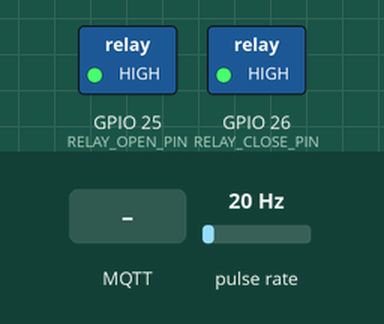
Recording of a sketch running on a simulated ESP32. Parts: switched loads named in the sketch (green lamp = pin HIGH). Wiring (inferred from the names in the program): pulse sensor: data GPIO 32. The inputs (shaded band) are chosen by the test bench; at power-on: pulse rate 20 Hz. WiFi joins after 1.5 s; servers stay silent unless stated; EEPROM starts erased; no MQTT or app messages arrive unless stated; web services answer with replies made up by the test bench; what the sketch prints to the serial monitor is not drawn.

Above: at 2.7 s.
2.8 s: MQTT message "MANUAL" arrives on the first subscribed topic
5.8 s: MQTT message "on" arrives on the first subscribed topic
7.3 s: MQTT message "open" arrives on the first subscribed topic
8.8 s: pulse rate (sensor on GPIO 32) set to 100 Hz
At 44.8 s:
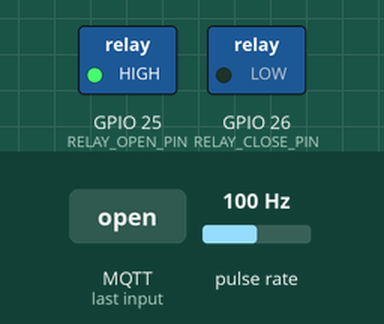
Timing chart, 0 to 46.2 s (numbered marks = the images above; inputs shaded):
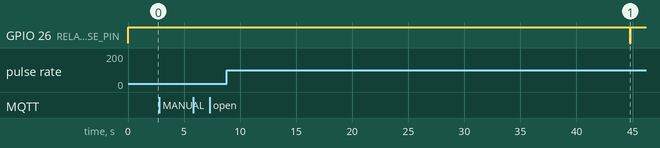

Measured:
- after the input at 2.8 s, every drawn part: stays the same
- after the input at 5.8 s, every drawn part: stays the same
- after the input at 7.3 s, every drawn part: stays the same
- after the input at 8.8 s, GPIO 26 (RELAY_CLOSE_PIN): HIGH → LOW after 36.0 s, → HIGH 0.10 s later

The sketch:

EvaraTap_Main.ino
```cpp
// EvaraTap ESP32 Flow Control System - CORRECTED VERSION
// MQTT Architecture exactly matching reference system with online/offline detection

#include <WiFi.h>
#include <PubSubClient.h>
#include <ArduinoJson.h>
#include <EEPROM.h>
#include <HTTPClient.h>

// --- WiFi Configuration ---
const char* WIFI_SSID = "1234";
const char* WIFI_PASSWORD = "123456789";

// --- MQTT Configuration - EXACTLY matching reference architecture ---
const char* MQTT_BROKER = "io.adafruit.com";
const int MQTT_PORT = 1883;
const char* MQTT_CLIENT_ID = "evaratap-esp32-01";
const char* AIO_USERNAME = "ADI08";
const char* AIO_KEY = "YOUR_ADAFRUIT_IO_KEY_HERE";

// MQTT Topics - CORRECTED to match dashboard expectations
const char* TOPIC_STATUS = "ADI08/feeds/esp32-status";
const char* TOPIC_DATA = "ADI08/feeds/esp32-data";
const char* TOPIC_COMMAND = "ADI08/feeds/esp32-commands";

// --- ThingSpeak Configuration ---
String apiKey = "87DIJFPJNZ6BOSS2";
const char* serverTS = "http://api.thingspeak.com/update";
String channelID = "2715858";
unsigned long uploadInterval = 15000;

// --- Pin Definitions ---
const int FLOW_SENSOR_PIN = 32;
const int RELAY_OPEN_PIN = 25;
const int RELAY_CLOSE_PIN = 26;

// --- Flow Sensor Configuration ---
const float PULSES_PER_LITER = 367.9;
const int PULSE_TIME = 100;

// --- EEPROM Configuration ---
#define EEPROM_SIZE 512
#define VOLUME_LIMIT_ADDR 0
#define AUTO_SHUTOFF_ADDR 4
#define TOTAL_VOLUME_ADDR 8
#define SYSTEM_MODE_ADDR 12

// --- Global Variables ---
WiFiClient wifiClient;
PubSubClient mqttClient(wifiClient);

// Flow sensor variables
volatile unsigned long pulseCount = 0;
volatile unsigned long lastPulseTimeISR = 0;
unsigned long previousPulseCount = 0;
float currentFlowRateLPS = 0.0;
float totalVolumeLiters = 0.0;

// Valve control variables
bool valveOpen = true;
bool valveStateChanged = false;
bool limitReached = false;
float volumeLimitLiters = 10.0;
float volumeAtValveOpen = 0.0;
float volumeSinceValveOpen = 0.0;
bool autoShutoffEnabled = true;

// System state variables
String systemMode = "AUTO";
bool manualOverride = false;
unsigned long currentOnTimeS = 0;
unsigned long valveOpenStartTime = 0;

// Non-blocking timers
unsigned long lastSensorRead = 0;
const long sensorReadInterval = 1000;

unsigned long lastDataPublish = 0;
const long dataPublishInterval = 10000;

unsigned long lastMqttReconnectAttempt = 0;
const long mqttReconnectInterval = 5000;

unsigned long lastThingSpeakUpload = 0;

// --- Function Prototypes ---
void setupWifi();
void callback(char* topic, byte* payload, unsigned int length);
boolean reconnectMqtt();
void publishSensorData();
void openValve();
void closeValve();
void resetSystem();
void saveSettings();
void loadSettings();

// -------------------- EEPROM FUNCTIONS --------------------
void saveSettings() {
  EEPROM.put(VOLUME_LIMIT_ADDR, volumeLimitLiters);
  EEPROM.put(AUTO_SHUTOFF_ADDR, autoShutoffEnabled);
  EEPROM.put(TOTAL_VOLUME_ADDR, totalVolumeLiters);

  int modeInt = (systemMode == "MANUAL") ? 1 : 0;
  EEPROM.put(SYSTEM_MODE_ADDR, modeInt);

  EEPROM.commit();
  Serial.printf("Settings saved to EEPROM (Mode: %s)\n", systemMode.c_str());
}

void loadSettings() {
  EEPROM.get(VOLUME_LIMIT_ADDR, volumeLimitLiters);
  EEPROM.get(AUTO_SHUTOFF_ADDR, autoShutoffEnabled);
  EEPROM.get(TOTAL_VOLUME_ADDR, totalVolumeLiters);

  int modeInt;
  EEPROM.get(SYSTEM_MODE_ADDR, modeInt);
  if (modeInt == 1) {
    systemMode = "MANUAL";
    manualOverride = true;
  } else {
    systemMode = "AUTO";
    manualOverride = false;
  }

  if (isnan(volumeLimitLiters) || volumeLimitLiters <= 0) {
    volumeLimitLiters = 10.0;
  }
  if (isnan(totalVolumeLiters) || totalVolumeLiters < 0) {
    totalVolumeLiters = 0.0;
    pulseCount = 0;
  } else {
    pulseCount = (unsigned long)(totalVolumeLiters * PULSES_PER_LITER);
  }

  Serial.println("Settings loaded from EEPROM");
}

// -------------------- ISR --------------------
void IRAM_ATTR flowSensorISR() {
  pulseCount++;
  lastPulseTimeISR = micros();
}

// -------------------- VALVE FUNCTIONS --------------------
void openValve() {
  if (!valveOpen && !limitReached) {
    digitalWrite(RELAY_OPEN_PIN, LOW);
    delay(PULSE_TIME);
    digitalWrite(RELAY_OPEN_PIN, HIGH);

    valveOpen = true;
    valveStateChanged = true;
    valveOpenStartTime = millis();
    volumeAtValveOpen = totalVolumeLiters;
    volumeSinceValveOpen = 0.0;

    Serial.println("Valve OPENED - water flowing");
  }
}

void closeValve() {
  if (valveOpen) {
    digitalWrite(RELAY_CLOSE_PIN, LOW);
    delay(PULSE_TIME);
    digitalWrite(RELAY_CLOSE_PIN, HIGH);

    valveOpen = false;
    valveStateChanged = true;
    valveOpenStartTime = 0;

    Serial.println("Valve CLOSED - water stopped");
  }
}

void resetSystem() {
  limitReached = false;
  totalVolumeLiters = 0;
  pulseCount = 0;
  previousPulseCount = 0;
  volumeAtValveOpen = 0;
  volumeSinceValveOpen = 0;

  Serial.println("System RESET - volume counter zeroed");
}

// -------------------- WiFi Setup Function ---
void setupWifi() {
  Serial.print("Connecting to WiFi: ");
  Serial.println(WIFI_SSID);
  WiFi.mode(WIFI_STA);
  WiFi.begin(WIFI_SSID, WIFI_PASSWORD);

  int attempts = 0;
  while (WiFi.status() != WL_CONNECTED && attempts < 30) {
    delay(500);
    Serial.print(".");
    attempts++;
  }

  if (WiFi.status() == WL_CONNECTED) {
    Serial.println("\nWiFi connected!");
    Serial.print("IP address: ");
    Serial.println(WiFi.localIP());
  } else {
    Serial.println("\nFailed to connect to WiFi. Will retry.");
  }
}

// -------------------- MQTT Message Callback ---
void callback(char* topic, byte* payload, unsigned int length) {
  Serial.print("📩 Message arrived on topic: ");
  Serial.println(topic);

  char message[length + 1];
  for (unsigned int i = 0; i < length; i++) {
    message[i] = (char)payload[i];
  }
  message[length] = '\0';

  Serial.print("📩 Payload: ");
  Serial.println(message);

  if (strcmp(topic, TOPIC_COMMAND) == 0) {
    StaticJsonDocument<256> doc;
    DeserializationError error = deserializeJson(doc, message);

    if (error) {
      Serial.printf("❌ Command parsing failed: %s\n", error.c_str());
      return;
    }

    const char* command = doc["command"];
    if (!command) {
      Serial.println("⚠️ Command payload missing 'command' key.");
      return;
    }

    Serial.printf("🎯 Executing command: %s\n", command);

    if (strcmp(command, "on") == 0 || strcmp(command, "open") == 0) {
      systemMode = "MANUAL";
      manualOverride = true;
      limitReached = false;
      openValve();
      saveSettings();

    } else if (strcmp(command, "off") == 0 || strcmp(command, "close") == 0) {
      systemMode = "MANUAL";
      manualOverride = true;
      closeValve();
      saveSettings();

    } else if (strcmp(command, "reset") == 0) {
      resetSystem();
      systemMode = "AUTO";
      manualOverride = false;
      saveSettings();

    } else if (strcmp(command, "auto") == 0) {
      systemMode = "AUTO";
      manualOverride = false;
      saveSettings();

    } else if (strcmp(command, "manual") == 0) {
      systemMode = "MANUAL";
      manualOverride = true;
      limitReached = false;
      saveSettings();
    }

    // Send immediate status update after command
    delay(500);
    publishSensorData();
  }
}

// -------------------- MQTT Reconnect Function ---
boolean reconnectMqtt() {
  Serial.print("🔄 Attempting MQTT connection...");
  if (mqttClient.connect(MQTT_CLIENT_ID, AIO_USERNAME, AIO_KEY)) {
    Serial.println(" ✅ Connected!");

    // Publish status message (retained)
    mqttClient.publish(TOPIC_STATUS, "online", true);
    Serial.printf("📤 Published to: %s\n", TOPIC_STATUS);

    // Subscribe to command topic
    mqttClient.subscribe(TOPIC_COMMAND, 1);
    Serial.printf("📡 Subscribed to: %s\n", TOPIC_COMMAND);

  } else {
    Serial.print(" ❌ Failed, rc=");
    Serial.print(mqttClient.state());
    Serial.println(" | Will retry...");
  }
  return mqttClient.connected();
}

// -------------------- Sensor Data Publishing - CORRECTED ---
void publishSensorData() {
  if (!mqttClient.connected()) {
    Serial.println("⚠️ MQTT not connected - skipping publish");
    return;
  }

  float flowRateLPM = currentFlowRateLPS * 60.0;
  unsigned long currentTime = millis();
  currentOnTimeS = valveOpen ? (currentTime - valveOpenStartTime) / 1000 : 0;

  // Create JSON payload - EXACTLY matching dashboard expectations
  StaticJsonDocument<512> doc;
  doc["device_heartbeat"] = true;                    // ✅ Critical for online detection
  doc["motor_state"] = valveOpen ? "ON" : "OFF";     // ✅ Valve state
  doc["manual_override"] = manualOverride;           // ✅ Mode indicator
  doc["current_on_time_s"] = currentOnTimeS;         // ✅ Session time
  doc["sensor_lockout"] = false;                     // ✅ System health

  // Flow-specific data
  doc["flow_rate_lpm"] = round(flowRateLPM * 10) / 10.0;
  doc["total_volume_liters"] = round(totalVolumeLiters * 10) / 10.0;
  doc["volume_since_open"] = round(volumeSinceValveOpen * 10) / 10.0;
  doc["volume_limit_liters"] = round(volumeLimitLiters * 10) / 10.0;
  doc["auto_shutoff_enabled"] = autoShutoffEnabled;
  doc["limit_reached"] = limitReached;
  doc["system_mode"] = systemMode;

  // System info
  doc["uptime_seconds"] = millis() / 1000;
  doc["wifi_rssi"] = WiFi.RSSI();

  char jsonBuffer[512];
  serializeJson(doc, jsonBuffer);

  Serial.printf("📤 Publishing to: %s\n", TOPIC_DATA);
  Serial.printf("📤 Data: %s\n", jsonBuffer);

  bool published = mqttClient.publish(TOPIC_DATA, jsonBuffer, false);
  if (published) {
    Serial.println("✅ Data published successfully!");
  } else {
    Serial.println("❌ Publish failed!");
  }
}

// -------------------- ThingSpeak Upload ---
void uploadToThingSpeak() {
  if (WiFi.status() == WL_CONNECTED) {
    HTTPClient http;
    String url = String(serverTS) + "?api_key=" + apiKey +
                 "&field1=" + String(currentFlowRateLPS * 60.0, 2) +
                 "&field2=" + String(totalVolumeLiters, 3) +
                 "&field3=" + String(valveOpen ? 1 : 0) +
                 "&field4=" + String(volumeLimitLiters, 1);

    http.begin(url);
    int httpCode = http.GET();
    if (httpCode > 0) {
      Serial.println("📈 ThingSpeak update OK");
    } else {
      Serial.println("❌ ThingSpeak update failed");
    }
    http.end();
  }
}

// -------------------- SETUP ---
void setup() {
  Serial.begin(115200);
  Serial.println("\n🌊 EvaraTap Flow Control System Starting...");
  Serial.println("📋 MQTT Topics:");
  Serial.printf("   Status: %s\n", TOPIC_STATUS);
  Serial.printf("   Data: %s\n", TOPIC_DATA);
  Serial.printf("   Commands: %s\n", TOPIC_COMMAND);

  EEPROM.begin(EEPROM_SIZE);
  loadSettings();

  pinMode(RELAY_OPEN_PIN, OUTPUT);
  pinMode(RELAY_CLOSE_PIN, OUTPUT);
  digitalWrite(RELAY_OPEN_PIN, HIGH);
  digitalWrite(RELAY_CLOSE_PIN, HIGH);

  pinMode(FLOW_SENSOR_PIN, INPUT_PULLUP);
  attachInterrupt(digitalPinToInterrupt(FLOW_SENSOR_PIN), flowSensorISR, RISING);

  setupWifi();

  mqttClient.setServer(MQTT_BROKER, MQTT_PORT);
  mqttClient.setCallback(callback);
  mqttClient.setBufferSize(1024);  // Increase buffer for large JSON payloads

  if (!limitReached) {
    openValve();
  }

  lastSensorRead = millis();
  lastDataPublish = millis();
  lastThingSpeakUpload = millis();

  Serial.println("🚀 EvaraTap system ready!");
}

// -------------------- MAIN LOOP ---
void loop() {
  unsigned long now = millis();

  // 1. Maintain WiFi connection
  if (WiFi.status() != WL_CONNECTED) {
    Serial.println("❌ WiFi disconnected. Reconnecting...");
    setupWifi();
    return;
  }

  // 2. Maintain MQTT connection (non-blocking)
  if (!mqttClient.connected()) {
    if (now - lastMqttReconnectAttempt > mqttReconnectInterval) {
      lastMqttReconnectAttempt = now;
      if (reconnectMqtt()) {
        lastMqttReconnectAttempt = 0;
      }
    }
  } else {
    mqttClient.loop();
  }

  // 3. Perform periodic sensor reading
  if (now - lastSensorRead >= sensorReadInterval) {
    detachInterrupt(digitalPinToInterrupt(FLOW_SENSOR_PIN));
    unsigned long currentPulses = pulseCount;
    unsigned long pulsesThisInterval = currentPulses - previousPulseCount;

    currentFlowRateLPS = (float)pulsesThisInterval / PULSES_PER_LITER / (sensorReadInterval / 1000.0);
    previousPulseCount = currentPulses;
    totalVolumeLiters = (float)currentPulses / PULSES_PER_LITER;

    if (valveOpen) {
      volumeSinceValveOpen = totalVolumeLiters - volumeAtValveOpen;

      if (systemMode == "AUTO" && autoShutoffEnabled && volumeSinceValveOpen >= volumeLimitLiters && !limitReached) {
        limitReached = true;
        Serial.println("⚠️ Volume limit reached - closing valve");
        closeValve();
      }
    }

    attachInterrupt(digitalPinToInterrupt(FLOW_SENSOR_PIN), flowSensorISR, RISING);
    lastSensorRead = now;
  }

  // 4. Publish sensor data to MQTT
  if (now - lastDataPublish >= dataPublishInterval) {
    if (mqttClient.connected()) {
      publishSensorData();
    }
    lastDataPublish = now;
  }

  // 5. Upload to ThingSpeak
  if (now - lastThingSpeakUpload >= uploadInterval) {
    uploadToThingSpeak();
    lastThingSpeakUpload = now;
  }
}
```
